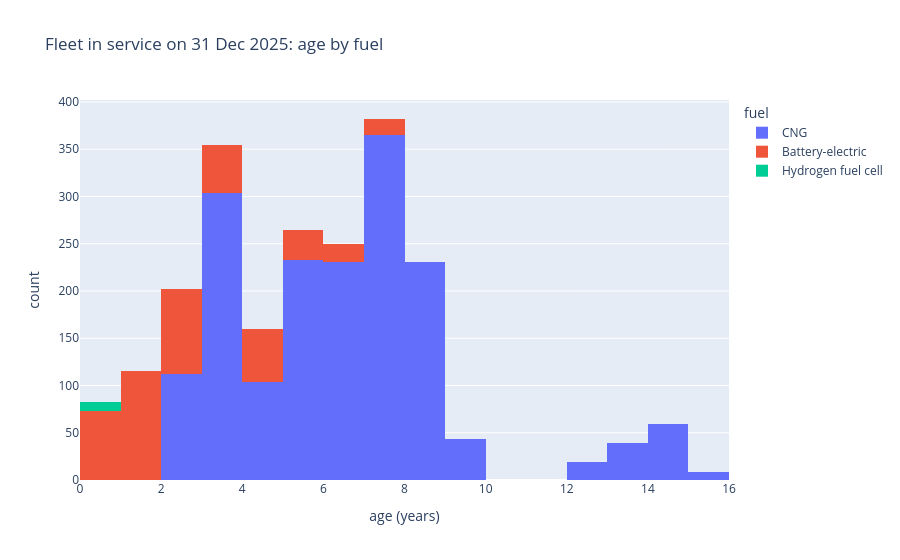

Notebook code for this chart:
### Markdown cell above
**Age profile.** The CNG fleet's age drives retirements in File 4: older buses are replaced first.

### Code cell
px.histogram(fleet25, x="age_years", color="fuel", nbins=20, barmode="stack",
             title="Fleet in service on 31 Dec 2025: age by fuel", labels={"age_years": "age (years)"}).show()

### Figure 1 — Plotly figure (JSON) as saved in the notebook; plotly's stock layout.template omitted (floating-point values rounded to 4 significant figures; data arrays with more than 128 entries replaced by an {"elided": "..."} marker saying what was removed)
{"data": [{"bingroup": "x", "hovertemplate": "fuel=CNG<br>age (years)=%{x}<br>count=%{y}<extra></extra>", "legendgroup": "CNG", "marker": {"color": "#636efa", "pattern": {"shape": ""}}, "name": "CNG", "nbinsx": 20, "orientation": "v", "showlegend": true, "type": "histogram", "x": {"elided": "1748 float values"}, "xaxis": "x", "yaxis": "y"}, {"bingroup": "x", "hovertemplate": "fuel=Battery-electric<br>age (years)=%{x}<br>count=%{y}<extra></extra>", "legendgroup": "Battery-electric", "marker": {"color": "#EF553B", "pattern": {"shape": ""}}, "name": "Battery-electric", "nbinsx": 20, "orientation": "v", "showlegend": true, "type": "histogram", "x": {"elided": "452 float values"}, "xaxis": "x", "yaxis": "y"}, {"bingroup": "x", "hovertemplate": "fuel=Hydrogen fuel cell<br>age (years)=%{x}<br>count=%{y}<extra></extra>", "legendgroup": "Hydrogen fuel cell", "marker": {"color": "#00cc96", "pattern": {"shape": ""}}, "name": "Hydrogen fuel cell", "nbinsx": 20, "orientation": "v", "showlegend": true, "type": "histogram", "x": [0.9117, 0.9117, 0.9117, 0.8843, 0.8843, 0.8843, 0.8843, 0.8843, 0.8843, 0.7775], "xaxis": "x", "yaxis": "y"}], "layout": {"barmode": "stack", "legend": {"title": {"text": "fuel"}, "tracegroupgap": 0}, "title": {"text": "Fleet in service on 31 Dec 2025: age by fuel"}, "xaxis": {"anchor": "y", "domain": [0.0, 1.0], "title": {"text": "age (years)"}}, "yaxis": {"anchor": "x", "domain": [0.0, 1.0], "title": {"text": "count"}}}}
